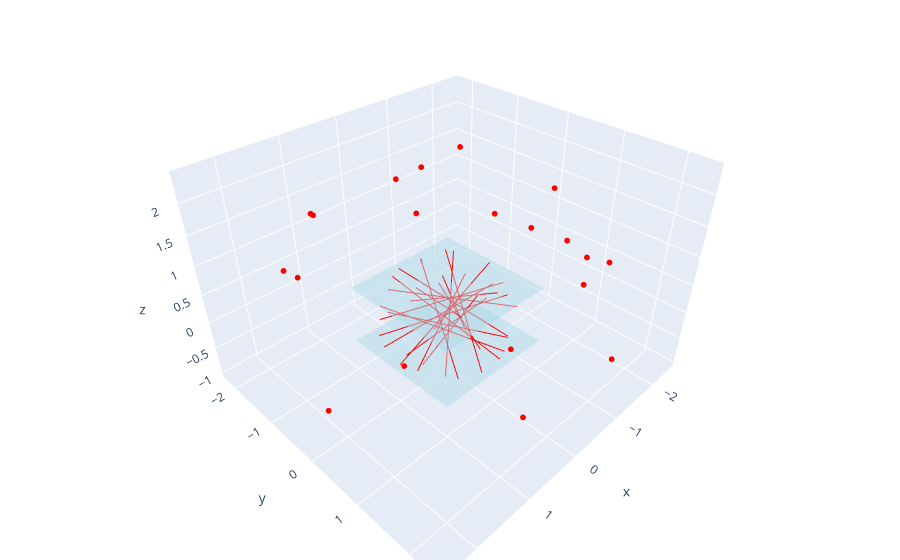

Notebook code for this chart:
### Markdown cell above
And here we show samples for one ray from each of those 20 cameras, with the rendering volume shown as well:

### Code cell
t_values = np.linspace(data["Near"], data["Far"], 64)

def sample_along_ray(origins, directions):
    return origins[..., None, :] + t_values[:, None] * directions[..., None, :]

fig = go.Figure()
W, H = image.size
for i in range(0, 199, 10):
    M = extract_camera_matrix(data, i, image.size)
    origins, directions = calculate_rays(M, image.size)
    i = np.random.randint(0, W)
    j = np.random.randint(0, H)
    T = origins[i, j, :]
    D = directions[i, j, :]
    samples = sample_along_ray(T, D)

    # Adding line segments for each ray
    fig.add_trace(
        go.Scatter3d(
            x=samples[:, 0],
            y=samples[:, 1],
            z=samples[:, 2],
            mode="lines",
            line=dict(color="red"),
        )
    )
    fig.add_trace(
        go.Scatter3d(
            x=[T[0].item()],
            y=[T[1].item()],
            z=[T[2].item()],
            mode="markers",
            marker=dict(color="red", size=2),
        )
    )

# add a cuboid from -1 to 1 in x and y, and 0 to 0.5 in z:
fig.add_trace(
    go.Mesh3d(
        x=[-1, 1, 1, -1, -1, 1, 1, -1],
        y=[-1, -1, 1, 1, -1, -1, 1, 1],
        z=[-0.5, -0.5, -0.5, -0.5, 0.5, 0.5, 0.5, 0.5],
        i=[0, 0, 4, 4],
        j=[1, 2, 5, 6],
        k=[2, 3, 6, 7],
        opacity=0.5,
        color="lightblue",
    )
)

fig.update_layout(showlegend=False, margin=dict(l=0, r=0, b=0, t=0))
fig.show()
